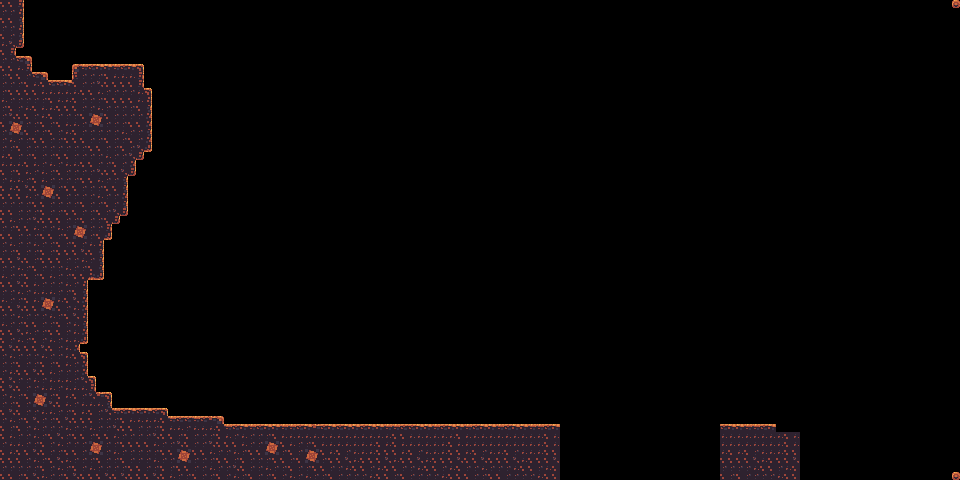

Tiled map render using the project's own tile images. Description and the map definition, with tile-layer contents summarised, below:
An orthogonal 120x60 tile map with 8x8 px tiles, 2 tile layers (Map, Background) and 15 objects (10x mover_2, 4x mover_1, spawn).

<map version="1.10" tiledversion="1.11.2" orientation="orthogonal" renderorder="right-down" width="120" height="60" tilewidth="8" tileheight="8" infinite="0" nextlayerid="5" nextobjectid="16">
 <editorsettings>
  <export target="../game/forest.lua" format="lua" />
 </editorsettings>
 <properties>
  <property name="RGBsize" type="int" value="0" />
  <property name="b" type="int" value="200" />
  <property name="blur" type="int" value="40" />
  <property name="g" type="int" value="255" />
  <property name="mountPath" value="assets/Background/forest/b2.png" />
  <property name="r" type="int" value="255" />
  <property name="skyPath" value="assets/Background/forest/b1.png" />
  <property name="snowStyle" type="int" value="0" />
  <property name="tree1Path" value="assets/Background/forest/b3.png" />
  <property name="tree2Path" value="assets/Background/forest/b4.png" />
 </properties>
 <tileset firstgid="1" name="Pack_3" tilewidth="8" tileheight="8" tilecount="16384" columns="128">
  <image source="../../assets/Texture/Pack_3.png" width="1024" height="1024" />
 </tileset>
 <layer id="1" name="Map" class="block" width="120" height="60">
  <data>[7200 cells, 134 non-empty, 16 distinct tile ids]</data>
 </layer>
 <layer id="2" name="Background" width="120" height="60">
  <data>[7200 cells, 1119 non-empty, 8 distinct tile ids]</data>
 </layer>
 <objectgroup id="3" name="Key" class="key">
  <object id="1" name="spawn" type="spawn" x="135.667" y="391.667" width="8.33333" height="15.6667" />
 </objectgroup>
 <objectgroup id="4" name="Others" class="normal">
  <object id="2" name="bounce(nor)" type="mover_1" x="167.667" y="352.083" width="24" height="8">
   <properties>
    <property name="bounce" type="bool" value="true" />
    <property name="break" type="bool" value="false" />
    <property name="canClimb" type="bool" value="true" />
    <property name="getTime" type="int" value="120" />
    <property name="moveX" type="int" value="0" />
    <property name="moveY" type="int" value="0" />
    <property name="passive" type="bool" value="false" />
    <property name="reStar" type="bool" value="false" />
    <property name="reTime" type="int" value="0" />
    <property name="repeat" type="bool" value="false" />
    <property name="shake" type="bool" value="false" />
    <property name="textrue" type="int" value="2320" />
    <property name="wait" type="int" value="0" />
   </properties>
  </object>
  <object id="3" name="bounce(nor)" type="mover_1" x="224" y="287" width="24" height="8">
   <properties>
    <property name="bounce" type="bool" value="true" />
    <property name="break" type="bool" value="false" />
    <property name="canClimb" type="bool" value="true" />
    <property name="getTime" type="int" value="120" />
    <property name="moveX" type="int" value="0" />
    <property name="moveY" type="int" value="0" />
    <property name="passive" type="bool" value="false" />
    <property name="reStar" type="bool" value="false" />
    <property name="reTime" type="int" value="0" />
    <property name="repeat" type="bool" value="false" />
    <property name="shake" type="bool" value="false" />
    <property name="textrue" type="int" value="2320" />
    <property name="wait" type="int" value="0" />
   </properties>
  </object>
  <object id="4" name="bounce(nor)" type="mover_1" x="167.25" y="223.75" width="24" height="8">
   <properties>
    <property name="bounce" type="bool" value="true" />
    <property name="break" type="bool" value="false" />
    <property name="canClimb" type="bool" value="true" />
    <property name="getTime" type="int" value="120" />
    <property name="moveX" type="int" value="0" />
    <property name="moveY" type="int" value="0" />
    <property name="passive" type="bool" value="false" />
    <property name="reStar" type="bool" value="false" />
    <property name="reTime" type="int" value="0" />
    <property name="repeat" type="bool" value="false" />
    <property name="shake" type="bool" value="false" />
    <property name="textrue" type="int" value="2320" />
    <property name="wait" type="int" value="0" />
   </properties>
  </object>
  <object id="5" name="bounce(nor)" type="mover_1" x="208.25" y="144" width="24" height="8">
   <properties>
    <property name="bounce" type="bool" value="true" />
    <property name="break" type="bool" value="false" />
    <property name="canClimb" type="bool" value="true" />
    <property name="getTime" type="int" value="120" />
    <property name="moveX" type="int" value="0" />
    <property name="moveY" type="int" value="0" />
    <property name="passive" type="bool" value="false" />
    <property name="reStar" type="bool" value="false" />
    <property name="reTime" type="int" value="0" />
    <property name="repeat" type="bool" value="false" />
    <property name="shake" type="bool" value="false" />
    <property name="textrue" type="int" value="2320" />
    <property name="wait" type="int" value="0" />
   </properties>
  </object>
  <object id="6" name="boardup" type="mover_2" x="224" y="392" width="24" height="8">
   <properties>
    <property name="bounce" type="bool" value="false" />
    <property name="break" type="bool" value="false" />
    <property name="canClimb" type="bool" value="true" />
    <property name="getTime" type="int" value="500" />
    <property name="moveX" type="int" value="0" />
    <property name="moveY" type="int" value="0" />
    <property name="multiTexture">4867 4869
5123 5125</property>
    <property name="passive" type="bool" value="false" />
    <property name="reStar" type="bool" value="false" />
    <property name="reTime" type="int" value="200" />
    <property name="repeat" type="bool" value="true" />
    <property name="shake" type="bool" value="false" />
    <property name="specific" type="int" value="11" />
    <property name="textrue" type="int" value="863" />
    <property name="wait" type="int" value="0" />
   </properties>
  </object>
  <object id="7" name="boardup" type="mover_2" x="256" y="392" width="24" height="8">
   <properties>
    <property name="bounce" type="bool" value="false" />
    <property name="break" type="bool" value="false" />
    <property name="canClimb" type="bool" value="true" />
    <property name="getTime" type="int" value="500" />
    <property name="moveX" type="int" value="0" />
    <property name="moveY" type="int" value="0" />
    <property name="multiTexture">4867 4869
5123 5125</property>
    <property name="passive" type="bool" value="false" />
    <property name="reStar" type="bool" value="false" />
    <property name="reTime" type="int" value="200" />
    <property name="repeat" type="bool" value="true" />
    <property name="shake" type="bool" value="false" />
    <property name="specific" type="int" value="12" />
    <property name="textrue" type="int" value="863" />
    <property name="wait" type="int" value="0" />
   </properties>
  </object>
  </objectgroup>
</map>
<!-- 8 of 15 objects omitted -->